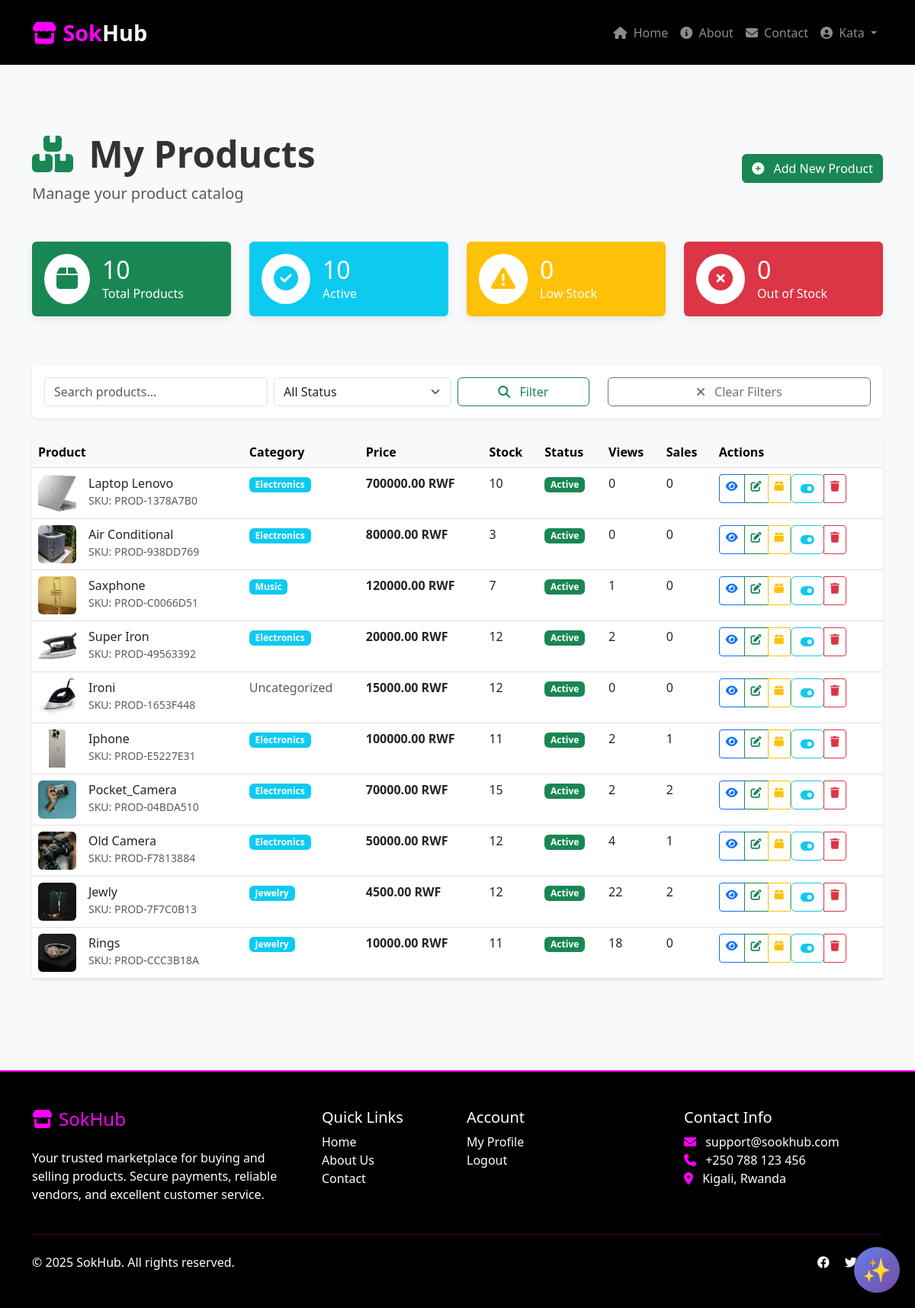
The page /vendor/products/ (signed in) on the database as committed earlier.
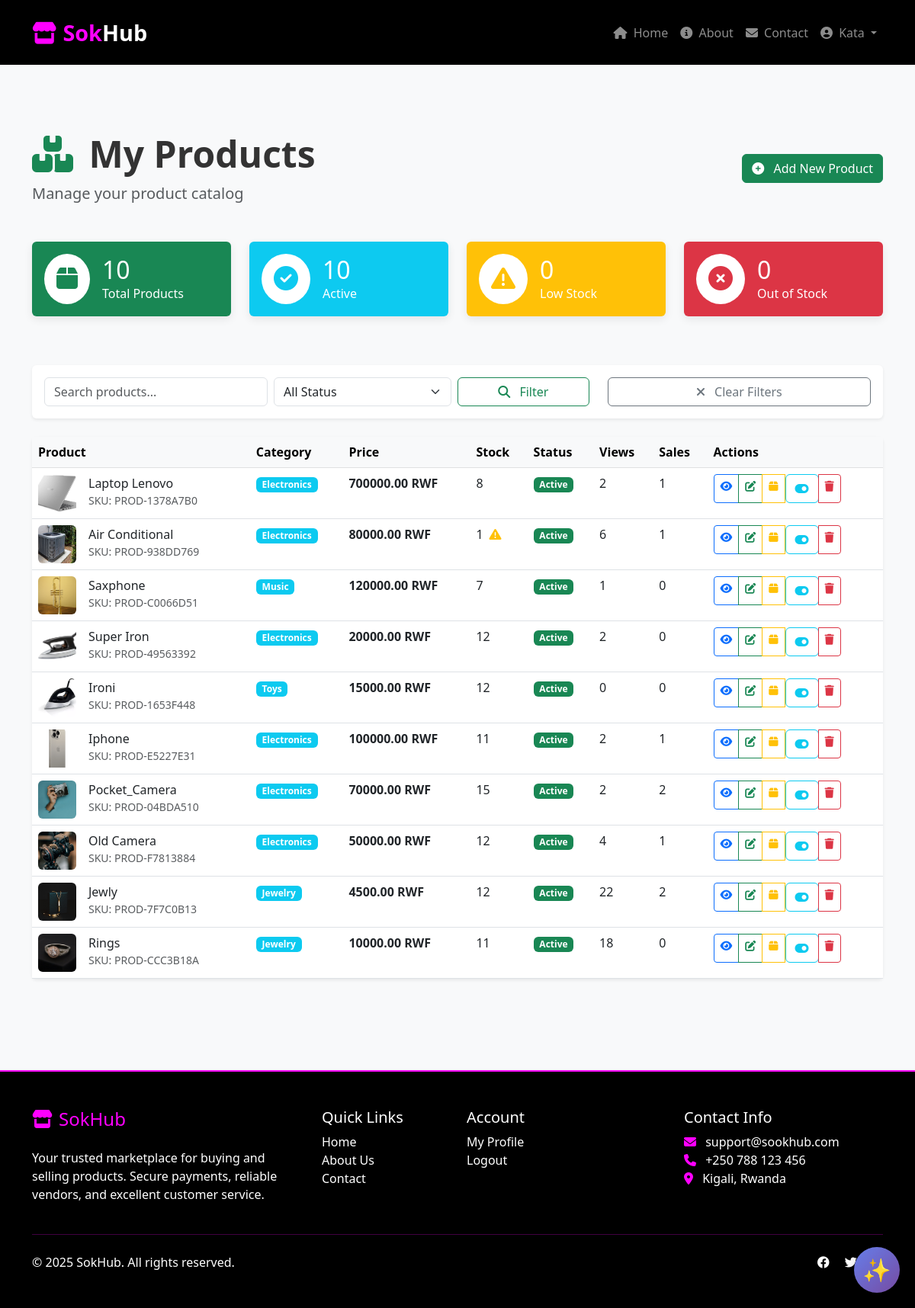
The same page on the database as committed later.
### product/models.py (models this page shows, shortened)
class Product(models.Model):
    STATUS_CHOICES = (
        ('draft', 'Draft'),
        ('active', 'Active'),
        ('out_of_stock', 'Out of Stock'),
        ('discontinued', 'Discontinued'),
        ('pending_review', 'Pending Review'),
    )
    name = models.CharField(max_length=200)
    slug = models.SlugField(max_length=200, unique=True)
    description = models.TextField()
    short_description = models.CharField(max_length=300, blank=True, null=True)
    vendor = models.ForeignKey('customer.User', on_delete=models.CASCADE,
                              limit_choices_to={'user_type': 'vendor'},
                              related_name='products')
    price = models.DecimalField(max_digits=10, decimal_places=2,
                               validators=[MinValueValidator(Decimal('0.01'))])
    compare_at_price = models.DecimalField(max_digits=10, decimal_places=2,
                                          null=True, blank=True,
                                          validators=[MinValueValidator(Decimal('0.01'))])
    sku = models.CharField(max_length=100, unique=True, blank=True, null=True)
    barcode = models.CharField(max_length=100, blank=True, null=True)
    quantity = models.IntegerField(default=0, validators=[MinValueValidator(0)])
    low_stock_threshold = models.IntegerField(default=5, validators=[MinValueValidator(1)])
    is_track_inventory = models.BooleanField(default=True)
    allow_backorder = models.BooleanField(default=False)
    category = models.ForeignKey(Category, on_delete=models.SET_NULL,
                                null=True, blank=True, related_name='products')
    tags = models.ManyToManyField('ProductTag', blank=True)
    status = models.CharField(max_length=20, choices=STATUS_CHOICES, default='draft')
    is_featured = models.BooleanField(default=False)
    is_available = models.BooleanField(default=True)
    requires_shipping = models.BooleanField(default=True)
    main_image = models.ImageField(upload_to=image_path, null=True, blank=True)
    meta_title = models.CharField(max_length=200, blank=True, null=True)
    meta_description = models.TextField(blank=True, null=True)
    view_count = models.IntegerField(default=0)
    purchase_count = models.IntegerField(default=0)
    average_rating = models.DecimalField(max_digits=3, decimal_places=2, default=0.00,
                                        validators=[MinValueValidator(0), MaxValueValidator(5)])
    reservation_count = models.IntegerField(default=0)  # Items reserved in carts
    last_restocked = models.DateTimeField(null=True, blank=True)
    created_at = models.DateTimeField(auto_now_add=True)
    updated_at = models.DateTimeField(auto_now=True)
    published_at = models.DateTimeField(null=True, blank=True)
    class Meta:
        ordering = ['-created_at']
        indexes = [
            models.Index(fields=['slug']),
            models.Index(fields=['status', 'is_available']),
            models.Index(fields=['vendor', 'status']),
            models.Index(fields=['category', 'is_available']),
        ]
    def get_available_quantity(self):
        try:
            return max(0, self.quantity - self.reservation_count)
        except:
            return 0

class Category(models.Model):
    name = models.CharField(max_length=100, unique=True)
    slug = models.SlugField(max_length=100, unique=True)
    description = models.TextField(blank=True, null=True)
    parent = models.ForeignKey('self', on_delete=models.CASCADE, null=True, blank=True,
                              related_name='children')
    is_active = models.BooleanField(default=True)
    created_at = models.DateTimeField(auto_now_add=True)
    updated_at = models.DateTimeField(auto_now=True)
    class Meta:
        verbose_name_plural = "Categories"
        ordering = ['name']

### product/views.py (the view)
# urls.py: path('vendor/products/', views.vendor_product_list, name='vendor_product_list'),
@login_required
@vendor_required
def vendor_product_list(request):
    products = Product.objects.filter(vendor=request.user).select_related('category')
    status_filter = request.GET.get('status')
    if status_filter:
        products = products.filter(status=status_filter)
    search_query = request.GET.get('q')
    if search_query:
        products = products.filter(
            Q(name__icontains=search_query) |
            Q(sku__icontains=search_query) |
            Q(description__icontains=search_query)
        )
    paginator = Paginator(products, 20)
    page_number = request.GET.get('page')
    page_obj = paginator.get_page(page_number)
    total_products = products.count()
    active_products = products.filter(status='active').count()
    out_of_stock = products.filter(status='out_of_stock').count()
    low_stock = products.filter(
        is_track_inventory=True,
        quantity__lte=F('low_stock_threshold'),
        status='active'
    ).count()
    context = {
        'page_obj': page_obj,
        'total_products': total_products,
        'active_products': active_products,
        'out_of_stock': out_of_stock,
        'low_stock': low_stock,
        'status_filter': status_filter,
        'search_query': search_query,
    }
    return render(request, 'vendor/product_list.html', context)

### customer/Decorator.py (called while the page is built)
def vendor_required(view_func):
    @wraps(view_func)
    def _wrapped_view(request, *args, **kwargs):
        if not request.user.is_authenticated:
            messages.error(request, 'Please login to access this page.')
            return redirect('login')
        if not hasattr(request.user, 'user_type'):
            messages.error(request, 'Invalid user account.')
            return redirect('home')
        if request.user.user_type != 'vendor':
            messages.error(request, 'Access denied. Vendor account required.')
            return redirect('home')
        if hasattr(request.user, 'vendorprofile'):
            if not request.user.vendorprofile.is_approved:
                messages.warning(request, 'Your vendor account is pending admin approval.')
                return redirect('vendor_pending')
        return view_func(request, *args, **kwargs)
    return _wrapped_view

### product/templates/vendor/product_list.html (shortened to what the changed rows need)
{% extends "base.html" %}
{% block content %}
<div class="container py-5">
    <div class="d-flex justify-content-between align-items-center mb-5">
        <div>
            <h1 class="display-5 fw-bold">
                <i class="fas fa-boxes me-2 text-success"></i> My Products
            </h1>
        </div>
    </div>
    <div class="row mb-5">
        <div class="col-md-3 mb-3">
            <div class="card bg-success text-white">
                <div class="card-body">
                    <div class="d-flex align-items-center">
                        <div>
                            <h2 class="mb-0">{{ total_products }}</h2>
                        </div>
                    </div>
                </div>
            </div>
        </div>
        <div class="col-md-3 mb-3">
            <div class="card bg-info text-white">
                <div class="card-body">
                    <div class="d-flex align-items-center">
                        <div>
                            <h2 class="mb-0">{{ active_products }}</h2>
                        </div>
                    </div>
                </div>
            </div>
        </div>
        <div class="col-md-3 mb-3">
            <div class="card bg-warning text-white">
                <div class="card-body">
                    <div class="d-flex align-items-center">
                        <div>
                            <h2 class="mb-0">{{ low_stock }}</h2>
                        </div>
                    </div>
                </div>
            </div>
        </div>
        <div class="col-md-3 mb-3">
            <div class="card bg-danger text-white">
                <div class="card-body">
                    <div class="d-flex align-items-center">
                        <div>
                            <h2 class="mb-0">{{ out_of_stock }}</h2>
                        </div>
                    </div>
                </div>
            </div>
        </div>
    </div>
    <div class="card shadow-sm">
        <div class="card-body p-0">
            {% if page_obj.object_list %}
            <div class="table-responsive">
                <table class="table table-hover mb-0">
                    <thead class="table-light">
                        <tr>
                            <th>Product</th>
                            <th>Category</th>
                            <th>Price</th>
                            <th>Stock</th>
                            <th>Status</th>
                            <th>Views</th>
                            <th>Sales</th>
                            <th>Actions</th>
                        </tr>
                    </thead>
                    <tbody>
                        {% for product in page_obj %}
                        <tr>
                            <td>
                                <div class="d-flex align-items-center">
                                    {% if product.main_image %}
                                    <img src="{{ product.main_image.url }}"
                                         alt="{{ product.name }}"
                                         class="rounded me-3"
                                         style="width: 50px; height: 50px; object-fit: cover;">
                                    {% else %}
                                    <div class="bg-light rounded d-flex align-items-center justify-content-center me-3"
                                         style="width: 50px; height: 50px;">
                                        <i class="fas fa-image text-muted"></i>
                                    </div>
                                    {% endif %}
                                    <div>
                                        <h6 class="mb-0">{{ product.name|truncatechars:40 }}</h6>
                                        <small class="text-muted">SKU: {{ product.sku|default:"N/A" }}</small>
                                    </div>
                                </div>
                            </td>
                            <td>
                                {% if product.category %}
                                    <span class="badge bg-info">{{ product.category.name }}</span>
                                {% else %}
                                    <span class="text-muted">Uncategorized</span>
                                {% endif %}
                            </td>
                            <td>
                                <strong>{{ product.price }} RWF</strong>
                            </td>
                            <td>
                                {% if product.is_track_inventory %}
                                    <div class="d-flex align-items-center">
                                        <span class="me-2">{{ product.get_available_quantity }}</span>
                                        {% if product.get_available_quantity <= product.low_stock_threshold %}
                                            <i class="fas fa-exclamation-triangle text-warning"></i>
                                        {% endif %}
                                    </div>
                                {% else %}
                                    <span class="badge bg-secondary">Untracked</span>
                                {% endif %}
                            </td>
                            <td>
                                {% if product.status == 'active' %}
                                    <span class="badge bg-success">{{ product.get_status_display }}</span>
                                {% elif product.status == 'draft' %}
                                    <span class="badge bg-secondary">{{ product.get_status_display }}</span>
                                {% elif product.status == 'out_of_stock' %}
                                    <span class="badge bg-danger">{{ product.get_status_display }}</span>
                                {% elif product.status == 'pending_review' %}
                                    <span class="badge bg-warning">{{ product.get_status_display }}</span>
                                {% else %}
                                    <span class="badge bg-info">{{ product.get_status_display }}</span>
                                {% endif %}
                            </td>
                            <td>
                                {{ product.view_count }}
                            </td>
                            <td>
                                {{ product.purchase_count }}
                            </td>
                            <td>
                                <div class="btn-group btn-group-sm">
                                    <a href="{% url 'product_detail' product.slug %}"
                                       class="btn btn-outline-primary"
                                       target="_blank"
                                       title="View">
                                        <i class="fas fa-eye"></i>
                                    </a>
                                    <a href="{% url 'vendor_edit_product' product.pk %}"
                                       class="btn btn-outline-success"
                                       title="Edit">
                                        <i class="fas fa-edit"></i>
                                    </a>
                                    <a href="{% url 'vendor_stock_management' product.pk %}"
                                       class="btn btn-outline-warning"
                                       title="Stock">
                                        <i class="fas fa-box"></i>
                                    </a>
                                    <form method="post" action="{% url 'vendor_toggle_product_status' product.pk %}" class="d-inline">
                                        <button type="submit" class="btn btn-outline-info" title="{% if product.status == 'active' %}Move to draft{% else %}Activate{% endif %}">
                                            <i class="fas fa-toggle-on"></i>
                                        </button>
                                    </form>
                                    <a href="{% url 'vendor_delete_product' product.pk %}"
                                       class="btn btn-outline-danger"
                                       title="Delete">
                                        <i class="fas fa-trash"></i>
                                    </a>
                                </div>
                            </td>
                        </tr>
                        {% endfor %}
                    </tbody>
                </table>
            </div>
            {% endif %}
        </div>
    </div>
</div>
{% endblock %}

Rows that differ between the two databases and show on the page:
changed Product "Laptop Lenovo": get_available_quantity "10" → "8"; view_count "0" → "2"; purchase_count "0" → "1"
changed Product "Air Conditional": get_available_quantity "3" → "1"; quantity 3 → 2 (drawn); view_count "0" → "6"; purchase_count "0" → "1"
changed Product "Ironi": category.name (not shown) → "Toys"; no longer shows "Uncategorized"
